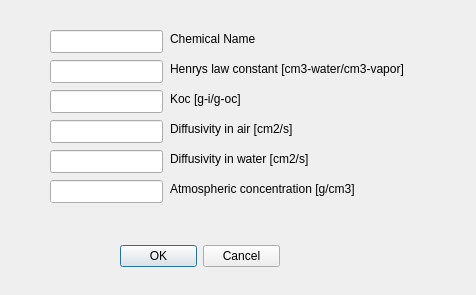
<ui version="4.0" >
 <class>AddChemicalDialog</class>
 <widget class="QDialog" name="AddChemicalDialog" >
  <property name="geometry" >
   <rect>
    <x>0</x>
    <y>0</y>
    <width>476</width>
    <height>295</height>
   </rect>
  </property>
  <property name="windowTitle" >
   <string>Add a Chemical</string>
  </property>
  <widget class="QDialogButtonBox" name="buttonBox" >
   <property name="geometry" >
    <rect>
     <x>120</x>
     <y>240</y>
     <width>160</width>
     <height>32</height>
    </rect>
   </property>
   <property name="orientation" >
    <enum>Qt::Horizontal</enum>
   </property>
   <property name="standardButtons" >
    <set>QDialogButtonBox::Cancel|QDialogButtonBox::NoButton|QDialogButtonBox::Ok</set>
   </property>
  </widget>
  <widget class="QLabel" name="label" >
   <property name="geometry" >
    <rect>
     <x>170</x>
     <y>30</y>
     <width>91</width>
     <height>18</height>
    </rect>
   </property>
   <property name="text" >
    <string>Chemical Name</string>
   </property>
  </widget>
  <widget class="QLineEdit" name="_koc" >
   <property name="geometry" >
    <rect>
     <x>50</x>
     <y>90</y>
     <width>113</width>
     <height>23</height>
    </rect>
   </property>
  </widget>
  <widget class="QLabel" name="label_6" >
   <property name="geometry" >
    <rect>
     <x>170</x>
     <y>150</y>
     <width>161</width>
     <height>18</height>
    </rect>
   </property>
   <property name="text" >
    <string>Diffusivity in water [cm2/s]</string>
   </property>
  </widget>
  <widget class="QLineEdit" name="_hlaw" >
   <property name="geometry" >
    <rect>
     <x>50</x>
     <y>60</y>
     <width>113</width>
     <height>23</height>
    </rect>
   </property>
  </widget>
  <widget class="QLabel" name="label_7" >
   <property name="geometry" >
    <rect>
     <x>170</x>
     <y>180</y>
     <width>201</width>
     <height>18</height>
    </rect>
   </property>
   <property name="text" >
    <string>Atmospheric concentration [g/cm3]</string>
   </property>
  </widget>
  <widget class="QLineEdit" name="_diffWater" >
   <property name="geometry" >
    <rect>
     <x>50</x>
     <y>150</y>
     <width>113</width>
     <height>23</height>
    </rect>
   </property>
  </widget>
  <widget class="QLabel" name="label_4" >
   <property name="geometry" >
    <rect>
     <x>170</x>
     <y>90</y>
     <width>79</width>
     <height>18</height>
    </rect>
   </property>
   <property name="text" >
    <string>Koc [g-i/g-oc]</string>
   </property>
  </widget>
  <widget class="QLineEdit" name="_diffAir" >
   <property name="geometry" >
    <rect>
     <x>50</x>
     <y>120</y>
     <width>113</width>
     <height>23</height>
    </rect>
   </property>
  </widget>
  <widget class="QLineEdit" name="_atmoConc" >
   <property name="geometry" >
    <rect>
     <x>50</x>
     <y>180</y>
     <width>113</width>
     <height>23</height>
    </rect>
   </property>
  </widget>
  <widget class="QLineEdit" name="_name" >
   <property name="geometry" >
    <rect>
     <x>50</x>
     <y>30</y>
     <width>113</width>
     <height>23</height>
    </rect>
   </property>
  </widget>
  <widget class="QLabel" name="label_3" >
   <property name="geometry" >
    <rect>
     <x>170</x>
     <y>60</y>
     <width>257</width>
     <height>18</height>
    </rect>
   </property>
   <property name="text" >
    <string>Henrys law constant [cm3-water/cm3-vapor]</string>
   </property>
  </widget>
  <widget class="QLabel" name="label_5" >
   <property name="geometry" >
    <rect>
     <x>170</x>
     <y>120</y>
     <width>141</width>
     <height>18</height>
    </rect>
   </property>
   <property name="text" >
    <string>Diffusivity in air [cm2/s]</string>
   </property>
  </widget>
 </widget>
 <resources/>
 <connections>
  <connection>
   <sender>buttonBox</sender>
   <signal>accepted()</signal>
   <receiver>AddChemicalDialog</receiver>
   <slot>accept()</slot>
   <hints>
    <hint type="sourcelabel" >
     <x>248</x>
     <y>254</y>
    </hint>
    <hint type="destinationlabel" >
     <x>157</x>
     <y>274</y>
    </hint>
   </hints>
  </connection>
  <connection>
   <sender>buttonBox</sender>
   <signal>rejected()</signal>
   <receiver>AddChemicalDialog</receiver>
   <slot>reject()</slot>
   <hints>
    <hint type="sourcelabel" >
     <x>316</x>
     <y>260</y>
    </hint>
    <hint type="destinationlabel" >
     <x>286</x>
     <y>274</y>
    </hint>
   </hints>
  </connection>
 </connections>
</ui>
